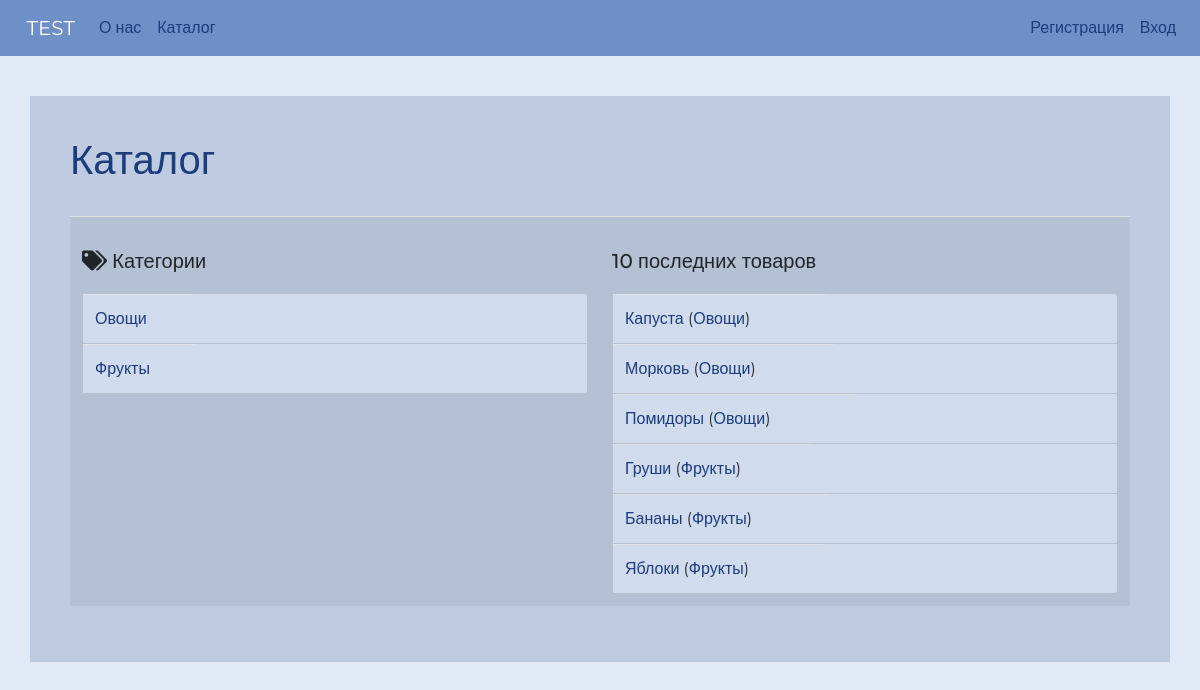
/catalog, run on the app's committed database.
### database_setup.py (models this page shows, shortened)
class Categories(Base):
    __tablename__ = 'categories'
    id = Column(Integer, autoincrement=True, primary_key=True)
    name = Column(String(100), nullable=False, unique=True)
    items = relationship("Items", cascade="all, delete")
    user_id = Column(Integer, ForeignKey('users.id'), nullable=False)

class Items(Base):
    __tablename__ = 'items'
    id = Column(Integer, autoincrement=True, primary_key=True)
    name = Column(String(250), nullable=False)
    detail = Column(String(500))
    category = Column(String(100))
    category_id = Column(Integer, ForeignKey('categories.id'))
    creation_time = Column(DateTime, default=datetime.datetime.now)
    modification_time = Column(DateTime, onupdate=datetime.datetime.now)
    user_id = Column(Integer, ForeignKey('users.id'), nullable=False)

### app.py (the view)
@app.route("/catalog")
def catalog():
    username = session.get('username')
    catalog = db.session.query(Categories).order_by(Categories.name)
    latestitems = db.session.query(Items) \
        .order_by(Items.creation_time.desc()).limit(10)
    user_id = db.session.query(Users.id) \
        .filter(Users.username == username).scalar()
    return render_template('catalog.html', catalog=catalog,
                           latestitems=latestitems, user_id=user_id)

### templates/catalog.html (shortened to what this page needs)
{% extends 'layout.html' %}
{% block body %}
    <h1>Каталог</h1><br />
    <table class="table table-striped">
      <tr>
        <td class="table-catalog">
            <h5 class="h5-catalog"><i class="fas fa-tags"></i>&nbsp;Категории</h5>
            <ul class="list-group">
            {% for cat in catalog %}
                <li class="list-group-item catalog-list">
                    <table class="table-responsive">
                        <tr>
                            <td class="td1-catalog"><a class="a-cat-catalog" href="{{cat.name}}">{{ cat.name }}</a></td>
                        </tr>
                    </table>
                </li>
            {% endfor %}
            </ul>
        </td>
        <td class="table-catalog">
            <h5 class="h5-catalog">10 последних товаров</h5>
            <ul class="list-group">
            {% for item in latestitems %}
                <li class="list-group-item catalog-list">
                    <table class="table-responsive">
                        <tr>
                            <td class="td1-catalog"><a class="a-cat-catalog" href="{{item.category}}/{{item.name}}">{{ item.name }}</a>
                            (<a class="a-cat-catalog" href="{{item.category}}">{{ item.category }}</a>)</td>
                        </tr>
                    </table>
                </li>
            {% endfor %}
            </ul>
        </td>
      </tr>
    </table>
{% endblock body %}

### templates/layout.html (shortened to what this page needs)
<!doctype html>
<html lang="ru">
    <head>
        <link rel="stylesheet" href="https://stackpath.bootstrapcdn.com/bootstrap/4.2.1/css/bootstrap.min.css">
        <link rel="stylesheet" href="https://use.fontawesome.com/releases/v5.6.3/css/all.css">
        <link rel= "stylesheet" type= "text/css" href= "{{ url_for('static',filename='styles/app.css') }}">
    </head>
    <body>
        {% include 'includes/_navbar.html' %}
        <div class="container my-container">
        {% block body %}
        {% endblock body %}
        </div>
    </body>
</html>

### templates/includes/_navbar.html (shortened to what this page needs)
<nav class="navbar navbar-expand-lg my-nav">
  <a class="navbar-brand" href="/">&nbsp; TEST</a>
  <div class="collapse navbar-collapse" id="navbarNavAltMarkup">
    <div class="navbar-nav">
      <a class="nav-item nav-link" href="/about">О нас</a>
      <a class="nav-item nav-link" href="/catalog">Каталог</a>
    </div>
    <div class="navbar-nav ml-auto">
      {% if session.logged_in  %}
        <a class="nav-item nav-link" href="/logout">Выйти</a>
      {% else %}
        <a class="nav-item nav-link" href="/register">Регистрация</a>
        <a class="nav-item nav-link" href="/login">Вход</a>
      {% endif %}
    </div>
  </div>
</nav>

### static/styles/app.css (style rules this page uses)
body { background-color: #e1e9f7; color: #1c3c7c; font-family: 'Montserrat', sans-serif; }
.my-container { background-color: #becbe0; padding: 40px; margin-top: 40px; }
.h5-catalog { margin: 20px 0; }
.my-nav { background-color: #6f90c6; color: #fff; }
.navbar-brand { color: #fff; }
.nav-item { color: #1c3c7c; padding: 0; }
.table-catalog { width: 50%; }
.td1-catalog { width: 70%; background-color: #d0dbed; margin: 0; padding: 0; border-style: none; }
.list-group-item { padding: 0; }
.catalog-list { background-color: #d0dbed; }
.list-group-item, .list-group-item:hover { z-index: auto; }
.a-cat-catalog { color: #1c3c7c; }

### data on the page
Categories: name "Овощи"
Categories: name "Фрукты"
Items: name "Капуста", category "Овощи"
Items: name "Морковь", category "Овощи"
Items: name "Помидоры", category "Овощи"
Items: name "Груши", category "Фрукты"
Items: name "Бананы", category "Фрукты"
Items: name "Яблоки", category "Фрукты"
